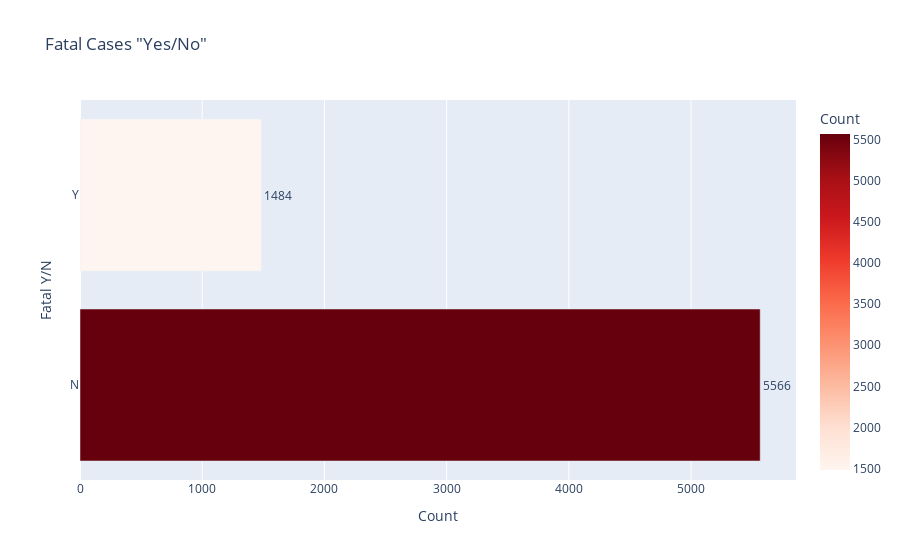

Here is the notebook cell this chart was saved with:
### Markdown cell above
## Fatal Analysis

### Code cell
# Fatal Cases Analysis

from utils import clean_fatal_column

# Clean the Fatal column first
df = clean_fatal_column(df)

# Count fatal vs non-fatal
injury_counts = df['Fatal Y/N'].value_counts().reset_index()
injury_counts.columns = ['Fatal Y/N', 'Count']

# Plot
fig = px.bar(
    injury_counts,
    x='Count',
    y='Fatal Y/N',
    color='Count',
    color_continuous_scale='Reds',
    title='Fatal Cases "Yes/No"'
)

fig.update_traces(
    text=injury_counts['Count'],
    textposition='outside'  # move labels outside the bars
)

fig.show()

### Figure 1 — Plotly figure (JSON) as saved in the notebook; plotly's stock layout.template omitted (floating-point values rounded to 4 significant figures)
{"data": [{"hovertemplate": "Count=%{marker.color}<br>Fatal Y/N=%{y}<extra></extra>", "legendgroup": "", "marker": {"color": [5566, 1484], "coloraxis": "coloraxis", "pattern": {"shape": ""}}, "name": "", "orientation": "h", "showlegend": false, "text": [5566.0, 1484.0], "textposition": "outside", "type": "bar", "x": [5566, 1484], "xaxis": "x", "y": ["N", "Y"], "yaxis": "y"}], "layout": {"barmode": "relative", "coloraxis": {"colorbar": {"title": {"text": "Count"}}, "colorscale": [[0, "rgb(255,245,240)"], [0.125, "rgb(254,224,210)"], [0.25, "rgb(252,187,161)"], [0.375, "rgb(252,146,114)"], [0.5, "rgb(251,106,74)"], [0.625, "rgb(239,59,44)"], [0.75, "rgb(203,24,29)"], [0.875, "rgb(165,15,21)"], [1, "rgb(103,0,13)"]]}, "legend": {"tracegroupgap": 0}, "title": {"text": "Fatal Cases \"Yes/No\""}, "xaxis": {"anchor": "y", "domain": [0, 1], "title": {"text": "Count"}}, "yaxis": {"anchor": "x", "domain": [0, 1], "title": {"text": "Fatal Y/N"}}}}
